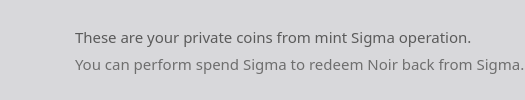
           <widget class="QFrame" name="sigmaInfoFrame">
            <property name="enabled">
             <bool>true</bool>
            </property>
            <property name="palette">
             <palette>
              <active>
               <colorrole role="Button">
                <brush brushstyle="SolidPattern">
                 <color alpha="255">
                  <red>216</red>
                  <green>216</green>
                  <blue>219</blue>
                 </color>
                </brush>
               </colorrole>
               <colorrole role="Base">
                <brush brushstyle="SolidPattern">
                 <color alpha="255">
                  <red>216</red>
                  <green>216</green>
                  <blue>219</blue>
                 </color>
                </brush>
               </colorrole>
               <colorrole role="Window">
                <brush brushstyle="SolidPattern">
                 <color alpha="255">
                  <red>216</red>
                  <green>216</green>
                  <blue>219</blue>
                 </color>
                </brush>
               </colorrole>
              </active>
              <inactive>
               <colorrole role="Button">
                <brush brushstyle="SolidPattern">
                 <color alpha="255">
                  <red>216</red>
                  <green>216</green>
                  <blue>219</blue>
                 </color>
                </brush>
               </colorrole>
               <colorrole role="Base">
                <brush brushstyle="SolidPattern">
                 <color alpha="255">
                  <red>216</red>
                  <green>216</green>
                  <blue>219</blue>
                 </color>
                </brush>
               </colorrole>
               <colorrole role="Window">
                <brush brushstyle="SolidPattern">
                 <color alpha="255">
                  <red>216</red>
                  <green>216</green>
                  <blue>219</blue>
                 </color>
                </brush>
               </colorrole>
              </inactive>
              <disabled>
               <colorrole role="Button">
                <brush brushstyle="SolidPattern">
                 <color alpha="255">
                  <red>216</red>
                  <green>216</green>
                  <blue>219</blue>
                 </color>
                </brush>
               </colorrole>
               <colorrole role="Base">
                <brush brushstyle="SolidPattern">
                 <color alpha="255">
                  <red>216</red>
                  <green>216</green>
                  <blue>219</blue>
                 </color>
                </brush>
               </colorrole>
               <colorrole role="Window">
                <brush brushstyle="SolidPattern">
                 <color alpha="255">
                  <red>216</red>
                  <green>216</green>
                  <blue>219</blue>
                 </color>
                </brush>
               </colorrole>
              </disabled>
             </palette>
            </property>
            <property name="contextMenuPolicy">
             <enum>Qt::DefaultContextMenu</enum>
            </property>
            <property name="styleSheet">
             <string notr="true">background-color: rgb(216, 216, 219);
border:0;
border-radius:7px;
border-style:solid;</string>
            </property>
            <property name="frameShape">
             <enum>QFrame::StyledPanel</enum>
            </property>
            <property name="frameShadow">
             <enum>QFrame::Plain</enum>
            </property>
            <property name="lineWidth">
             <number>1</number>
            </property>
            <layout class="QHBoxLayout" name="horizontalLayout_4">
             <property name="spacing">
              <number>0</number>
             </property>
             <property name="sizeConstraint">
              <enum>QLayout::SetDefaultConstraint</enum>
             </property>
             <property name="leftMargin">
              <number>0</number>
             </property>
             <property name="topMargin">
              <number>0</number>
             </property>
             <property name="rightMargin">
              <number>0</number>
             </property>
             <property name="bottomMargin">
              <number>0</number>
             </property>
             <item>
              <widget class="QPushButton" name="pushButton_3">
               <property name="sizePolicy">
                <sizepolicy hsizetype="Fixed" vsizetype="Preferred">
                 <horstretch>0</horstretch>
                 <verstretch>0</verstretch>
                </sizepolicy>
               </property>
               <property name="minimumSize">
                <size>
                 <width>75</width>
                 <height>0</height>
                </size>
               </property>
               <property name="text">
                <string/>
               </property>
               <property name="icon">
                <iconset resource="../bitcoin.qrc">
                 <normaloff>:/icons/Exports_47</normaloff>:/icons/Exports_47</iconset>
               </property>
               <property name="iconSize">
                <size>
                 <width>70</width>
                 <height>70</height>
                </size>
               </property>
              </widget>
             </item>
             <item>
              <layout class="QVBoxLayout" name="verticalLayout_6">
               <property name="spacing">
                <number>5</number>
               </property>
               <property name="leftMargin">
                <number>0</number>
               </property>
               <property name="topMargin">
                <number>0</number>
               </property>
               <property name="bottomMargin">
                <number>0</number>
               </property>
               <item>
                <widget class="QLabel" name="label_3">
                 <property name="enabled">
                  <bool>false</bool>
                 </property>
                 <property name="sizePolicy">
                  <sizepolicy hsizetype="Preferred" vsizetype="Preferred">
                   <horstretch>0</horstretch>
                   <verstretch>0</verstretch>
                  </sizepolicy>
                 </property>
                 <property name="font">
                  <font>
                   <family>NoirMedium</family>
                   <pointsize>11</pointsize>
                   <weight>50</weight>
                   <bold>false</bold>
                  </font>
                 </property>
                 <property name="layoutDirection">
                  <enum>Qt::LeftToRight</enum>
                 </property>
                 <property name="autoFillBackground">
                  <bool>false</bool>
                 </property>
                 <property name="styleSheet">
                  <string notr="true">color: rgb(90, 90, 90);</string>
                 </property>
                 <property name="text">
                  <string>These are your private coins from mint Sigma operation.</string>
                 </property>
                 <property name="alignment">
                  <set>Qt::AlignBottom|Qt::AlignLeading|Qt::AlignLeft</set>
                 </property>
                 <property name="indent">
                  <number>-1</number>
                 </property>
                </widget>
               </item>
               <item>
                <widget class="QLabel" name="labelUnconfirmed">
                 <property name="enabled">
                  <bool>false</bool>
                 </property>
                 <property name="sizePolicy">
                  <sizepolicy hsizetype="Preferred" vsizetype="Preferred">
                   <horstretch>0</horstretch>
                   <verstretch>0</verstretch>
                  </sizepolicy>
                 </property>
                 <property name="font">
                  <font>
                   <family>NoirLight</family>
                   <pointsize>11</pointsize>
                   <weight>50</weight>
                   <bold>false</bold>
                  </font>
                 </property>
                 <property name="cursor">
                  <cursorShape>IBeamCursor</cursorShape>
                 </property>
                 <property name="toolTip">
                  <string>Total of transactions that have yet to be confirmed, and do not yet count toward the current balance</string>
                 </property>
                 <property name="layoutDirection">
                  <enum>Qt::LeftToRight</enum>
                 </property>
                 <property name="styleSheet">
                  <string notr="true">color: rgb(110, 110, 110);</string>
                 </property>
                 <property name="text">
                  <string>You can perform spend Sigma to redeem Noir back from Sigma.</string>
                 </property>
                 <property name="alignment">
                  <set>Qt::AlignLeading|Qt::AlignLeft|Qt::AlignTop</set>
                 </property>
                 <property name="textInteractionFlags">
                  <set>Qt::LinksAccessibleByMouse|Qt::TextSelectableByKeyboard|Qt::TextSelectableByMouse</set>
                 </property>
                </widget>
               </item>
              </layout>
             </item>
            </layout>
           </widget>
